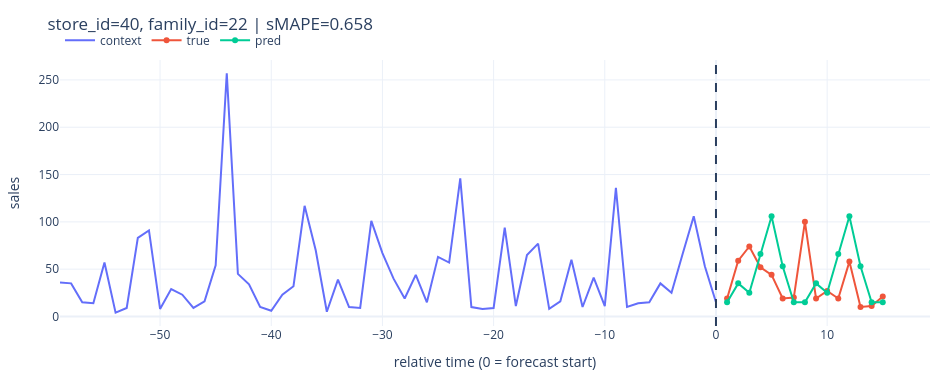
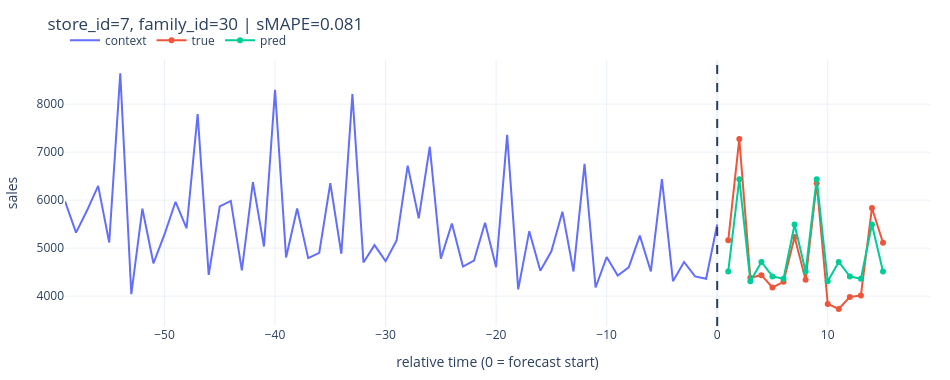
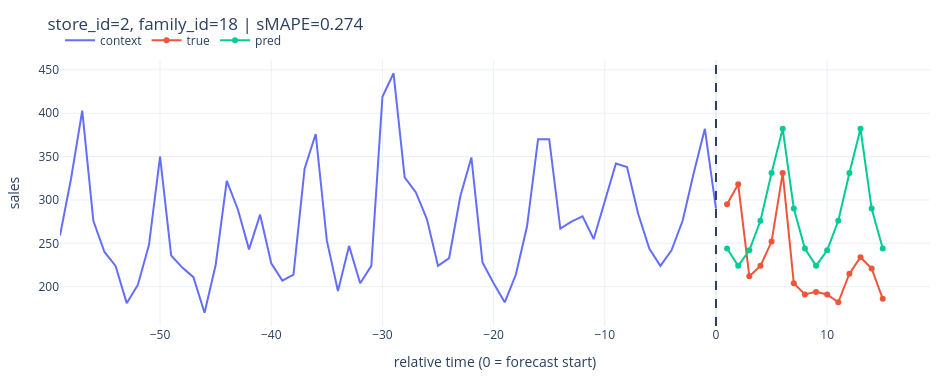
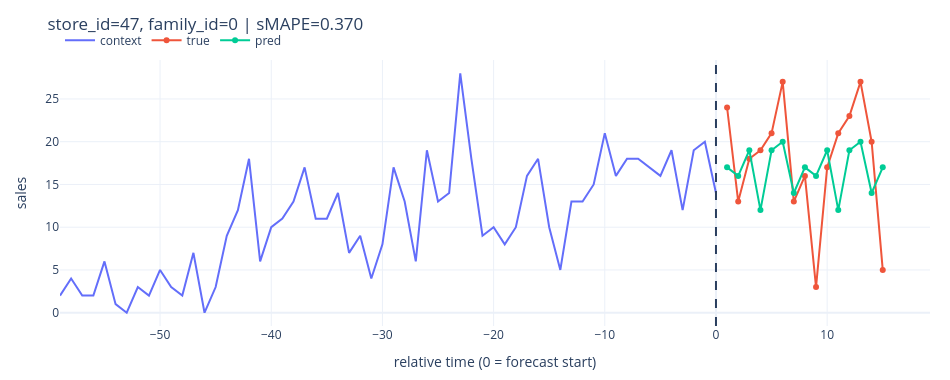

These figures' notebook cell, in order:
### Code cell
# ---------------------------------------------------------
# 6. Отрисовка через уже созданную универсальную функцию
# ожидается, что plot_results_plotly_universal уже определена
# ---------------------------------------------------------
figs_snaive = plot_results_plotly_universal(
    preds=preds_snaive,
    series_data=None,
    n_series=5,
    context_points=60,
    seed=42,
    point_mode="median",
    quantile_index=1,
    normalized=False,   # baseline уже в sales-space
)

### Figure 1 — Plotly figure (JSON) as saved in the notebook; plotly's stock layout.template omitted (floating-point values rounded to 4 significant figures)
{"data": [{"mode": "lines", "name": "context", "type": "scatter", "x": [-59, -58, -57, -56, -55, -54, -53, -52, -51, -50, -49, -48, -47, -46, -45, -44, -43, -42, -41, -40, -39, -38, -37, -36, -35, -34, -33, -32, -31, -30, -29, -28, -27, -26, -25, -24, -23, -22, -21, -20, -19, -18, -17, -16, -15, -14, -13, -12, -11, -10, -9, -8, -7, -6, -5, -4, -3, -2, -1, 0], "y": [36.0, 35.0, 15.0, 14.0, 57.0, 4.0, 9.0, 83.0, 91.0, 8.0, 29.0, 23.0, 9.0, 16.0, 54.0, 257.0, 45.0, 34.0, 10.0, 6.0, 23.0, 32.0, 117.0, 70.0, 5.0, 39.0, 10.0, 9.0, 101.0, 67.0, 40.0, 19.0, 44.0, 15.0, 63.0, 57.0, 146.0, 10.0, 8.0, 9.0, 94.0, 11.0, 65.0, 77.0, 8.0, 16.0, 60.0, 10.0, 41.0, 11.0, 136.0, 10.0, 14.0, 15.0, 35.0, 25.0, 66.0, 106.0, 53.0, 15.0]}, {"mode": "lines+markers", "name": "true", "type": "scatter", "x": [1, 2, 3, 4, 5, 6, 7, 8, 9, 10, 11, 12, 13, 14, 15], "y": [19.0, 59.0, 74.0, 52.0, 44.0, 19.0, 20.0, 100.0, 19.0, 27.0, 19.0, 58.0, 10.0, 11.0, 21.0]}, {"mode": "lines+markers", "name": "pred", "type": "scatter", "x": [1, 2, 3, 4, 5, 6, 7, 8, 9, 10, 11, 12, 13, 14, 15], "y": [15.0, 35.0, 25.0, 66.0, 106.0, 53.0, 15.0, 15.0, 35.0, 25.0, 66.0, 106.0, 53.0, 15.0, 15.0]}], "layout": {"height": 380, "hovermode": "x unified", "legend": {"orientation": "h", "x": 0, "xanchor": "left", "y": 1.02, "yanchor": "bottom"}, "margin": {"b": 50, "l": 60, "r": 20, "t": 60}, "shapes": [{"line": {"dash": "dash"}, "type": "line", "x0": 0, "x1": 0, "xref": "x", "y0": 0, "y1": 1, "yref": "y domain"}], "title": {"text": "store_id=40, family_id=22 | sMAPE=0.658"}, "width": 950, "xaxis": {"title": {"text": "relative time (0 = forecast start)"}}, "yaxis": {"title": {"text": "sales"}}}}

### Figure 2 — Plotly figure (JSON) as saved in the notebook; plotly's stock layout.template omitted (floating-point values rounded to 4 significant figures)
{"data": [{"mode": "lines", "name": "context", "type": "scatter", "x": [-59, -58, -57, -56, -55, -54, -53, -52, -51, -50, -49, -48, -47, -46, -45, -44, -43, -42, -41, -40, -39, -38, -37, -36, -35, -34, -33, -32, -31, -30, -29, -28, -27, -26, -25, -24, -23, -22, -21, -20, -19, -18, -17, -16, -15, -14, -13, -12, -11, -10, -9, -8, -7, -6, -5, -4, -3, -2, -1, 0], "y": [5976.0, 5324.0, 5789.0, 6297.0, 5117.0, 8643.0, 4040.0, 5821.0, 4684.0, 5285.0, 5966.0, 5414.0, 7793.0, 4444.0, 5870.0, 5984.0, 4536.0, 6375.0, 5034.0, 8298.0, 4807.0, 5827.0, 4792.0, 4903.0, 6352.0, 4883.0, 8208.0, 4702.0, 5063.0, 4728.0, 5160.0, 6720.0, 5621.0, 7112.0, 4783.0, 5515.0, 4618.0, 4741.0, 5528.0, 4602.0, 7360.0, 4141.0, 5354.0, 4528.0, 4934.0, 5761.0, 4513.0, 6754.0, 4180.0, 4814.0, 4428.0, 4599.0, 5261.0, 4515.0, 6437.0, 4313.0, 4712.0, 4411.0, 4362.0, 5493.0]}, {"mode": "lines+markers", "name": "true", "type": "scatter", "x": [1, 2, 3, 4, 5, 6, 7, 8, 9, 10, 11, 12, 13, 14, 15], "y": [5163.0, 7276.0, 4382.0, 4437.0, 4182.0, 4298.0, 5232.0, 4341.0, 6353.0, 3838.0, 3734.0, 3984.0, 4016.0, 5837.0, 5114.0]}, {"mode": "lines+markers", "name": "pred", "type": "scatter", "x": [1, 2, 3, 4, 5, 6, 7, 8, 9, 10, 11, 12, 13, 14, 15], "y": [4515.0, 6437.0, 4313.0, 4712.0, 4411.0, 4362.0, 5493.0, 4515.0, 6437.0, 4313.0, 4712.0, 4411.0, 4362.0, 5493.0, 4515.0]}], "layout": {"height": 380, "hovermode": "x unified", "legend": {"orientation": "h", "x": 0, "xanchor": "left", "y": 1.02, "yanchor": "bottom"}, "margin": {"b": 50, "l": 60, "r": 20, "t": 60}, "shapes": [{"line": {"dash": "dash"}, "type": "line", "x0": 0, "x1": 0, "xref": "x", "y0": 0, "y1": 1, "yref": "y domain"}], "title": {"text": "store_id=7, family_id=30 | sMAPE=0.081"}, "width": 950, "xaxis": {"title": {"text": "relative time (0 = forecast start)"}}, "yaxis": {"title": {"text": "sales"}}}}

### Figure 3 — Plotly figure (JSON) as saved in the notebook; plotly's stock layout.template omitted (floating-point values rounded to 4 significant figures)
{"data": [{"mode": "lines", "name": "context", "type": "scatter", "x": [-59, -58, -57, -56, -55, -54, -53, -52, -51, -50, -49, -48, -47, -46, -45, -44, -43, -42, -41, -40, -39, -38, -37, -36, -35, -34, -33, -32, -31, -30, -29, -28, -27, -26, -25, -24, -23, -22, -21, -20, -19, -18, -17, -16, -15, -14, -13, -12, -11, -10, -9, -8, -7, -6, -5, -4, -3, -2, -1, 0], "y": [259.0, 325.0, 403.0, 276.0, 240.0, 224.0, 181.0, 202.0, 248.0, 350.0, 236.0, 222.0, 211.0, 170.0, 225.0, 322.0, 289.0, 243.0, 283.0, 227.0, 207.0, 214.0, 336.0, 376.0, 253.0, 195.0, 247.0, 204.0, 224.0, 419.0, 446.0, 326.0, 309.0, 278.0, 224.0, 233.0, 304.0, 349.0, 228.0, 204.0, 182.0, 214.0, 269.0, 370.0, 370.0, 267.0, 275.0, 281.0, 255.0, 299.0, 342.0, 338.0, 284.0, 244.0, 224.0, 242.0, 276.0, 331.0, 382.0, 290.0]}, {"mode": "lines+markers", "name": "true", "type": "scatter", "x": [1, 2, 3, 4, 5, 6, 7, 8, 9, 10, 11, 12, 13, 14, 15], "y": [295.0, 318.0, 212.0, 224.0, 252.0, 331.0, 204.0, 191.0, 194.0, 191.0, 182.0, 215.0, 234.0, 221.0, 186.0]}, {"mode": "lines+markers", "name": "pred", "type": "scatter", "x": [1, 2, 3, 4, 5, 6, 7, 8, 9, 10, 11, 12, 13, 14, 15], "y": [244.0, 224.0, 242.0, 276.0, 331.0, 382.0, 290.0, 244.0, 224.0, 242.0, 276.0, 331.0, 382.0, 290.0, 244.0]}], "layout": {"height": 380, "hovermode": "x unified", "legend": {"orientation": "h", "x": 0, "xanchor": "left", "y": 1.02, "yanchor": "bottom"}, "margin": {"b": 50, "l": 60, "r": 20, "t": 60}, "shapes": [{"line": {"dash": "dash"}, "type": "line", "x0": 0, "x1": 0, "xref": "x", "y0": 0, "y1": 1, "yref": "y domain"}], "title": {"text": "store_id=2, family_id=18 | sMAPE=0.274"}, "width": 950, "xaxis": {"title": {"text": "relative time (0 = forecast start)"}}, "yaxis": {"title": {"text": "sales"}}}}

### Figure 4 — Plotly figure (JSON) as saved in the notebook; plotly's stock layout.template omitted (floating-point values rounded to 4 significant figures)
{"data": [{"mode": "lines", "name": "context", "type": "scatter", "x": [-59, -58, -57, -56, -55, -54, -53, -52, -51, -50, -49, -48, -47, -46, -45, -44, -43, -42, -41, -40, -39, -38, -37, -36, -35, -34, -33, -32, -31, -30, -29, -28, -27, -26, -25, -24, -23, -22, -21, -20, -19, -18, -17, -16, -15, -14, -13, -12, -11, -10, -9, -8, -7, -6, -5, -4, -3, -2, -1, 0], "y": [2.0, 4.0, 2.0, 2.0, 6.0, 1.0, 0.0, 3.0, 2.0, 5.0, 3.0, 2.0, 7.0, 0.0, 3.0, 9.0, 12.0, 18.0, 6.0, 10.0, 11.0, 13.0, 17.0, 11.0, 11.0, 14.0, 7.0, 9.0, 4.0, 8.0, 17.0, 13.0, 6.0, 19.0, 13.0, 14.0, 28.0, 18.0, 9.0, 10.0, 8.0, 10.0, 16.0, 18.0, 10.0, 5.0, 13.0, 13.0, 15.0, 21.0, 16.0, 18.0, 18.0, 17.0, 16.0, 19.0, 12.0, 19.0, 20.0, 14.0]}, {"mode": "lines+markers", "name": "true", "type": "scatter", "x": [1, 2, 3, 4, 5, 6, 7, 8, 9, 10, 11, 12, 13, 14, 15], "y": [24.0, 13.0, 18.0, 19.0, 21.0, 27.0, 13.0, 16.0, 3.0, 17.0, 21.0, 23.0, 27.0, 20.0, 5.0]}, {"mode": "lines+markers", "name": "pred", "type": "scatter", "x": [1, 2, 3, 4, 5, 6, 7, 8, 9, 10, 11, 12, 13, 14, 15], "y": [17.0, 16.0, 19.0, 12.0, 19.0, 20.0, 14.0, 17.0, 16.0, 19.0, 12.0, 19.0, 20.0, 14.0, 17.0]}], "layout": {"height": 380, "hovermode": "x unified", "legend": {"orientation": "h", "x": 0, "xanchor": "left", "y": 1.02, "yanchor": "bottom"}, "margin": {"b": 50, "l": 60, "r": 20, "t": 60}, "shapes": [{"line": {"dash": "dash"}, "type": "line", "x0": 0, "x1": 0, "xref": "x", "y0": 0, "y1": 1, "yref": "y domain"}], "title": {"text": "store_id=47, family_id=0 | sMAPE=0.370"}, "width": 950, "xaxis": {"title": {"text": "relative time (0 = forecast start)"}}, "yaxis": {"title": {"text": "sales"}}}}
